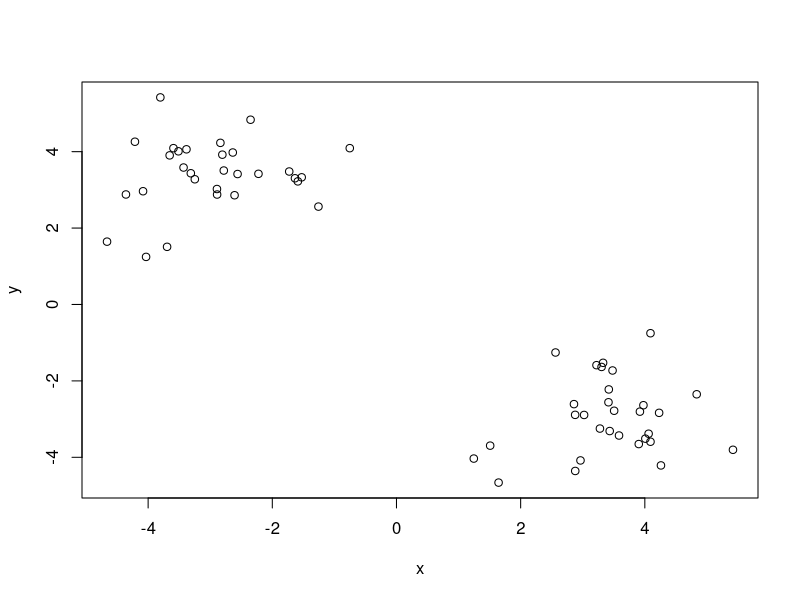
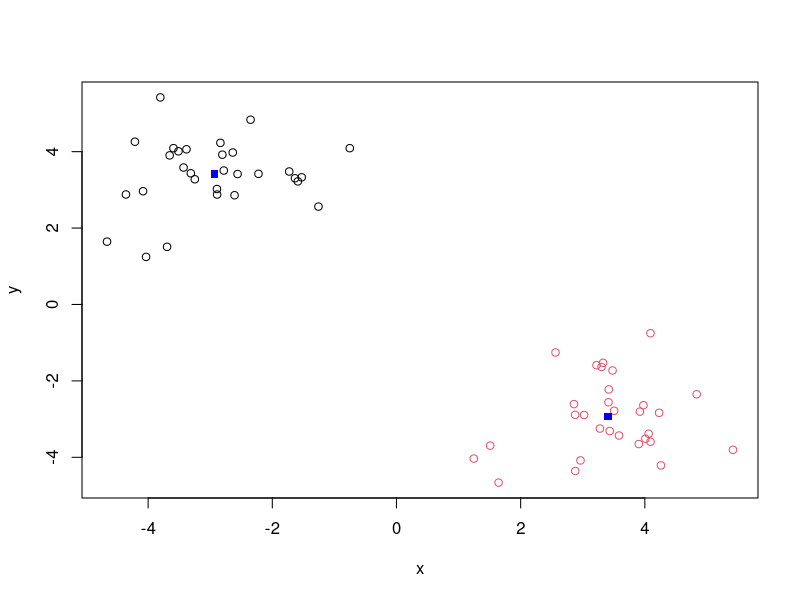
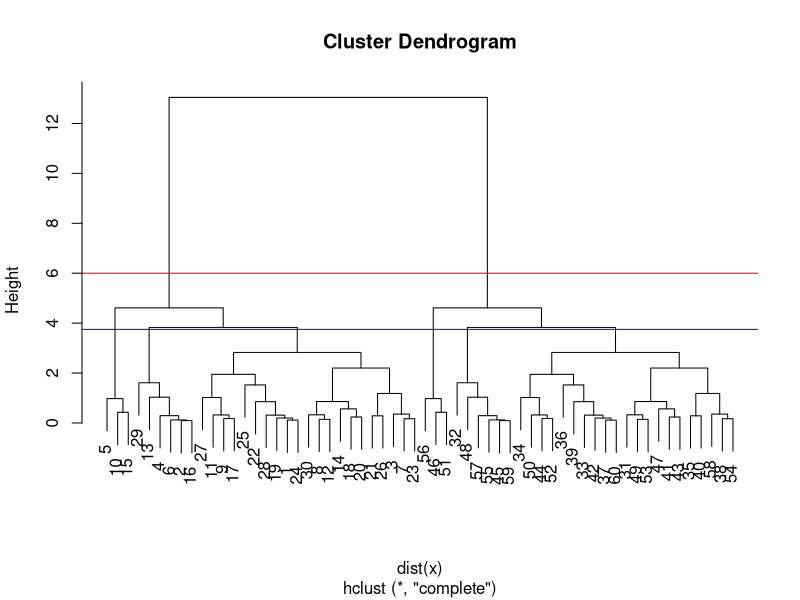
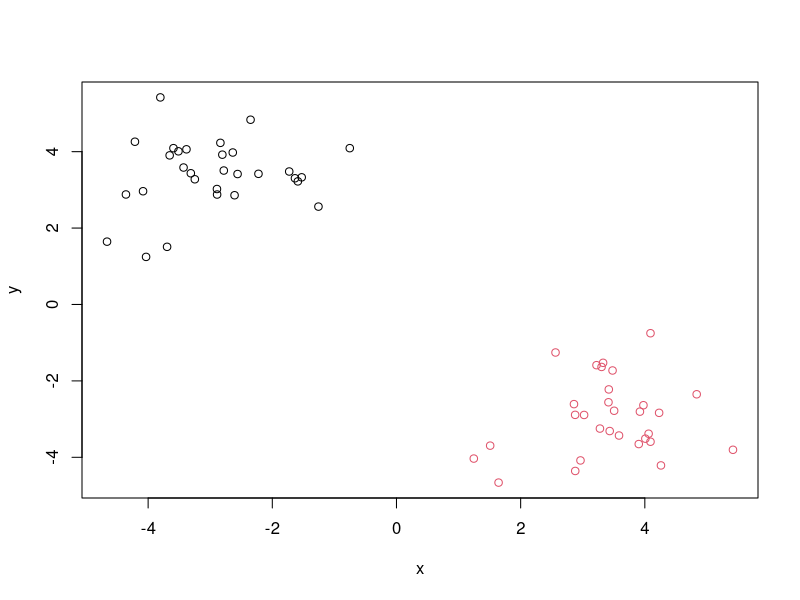
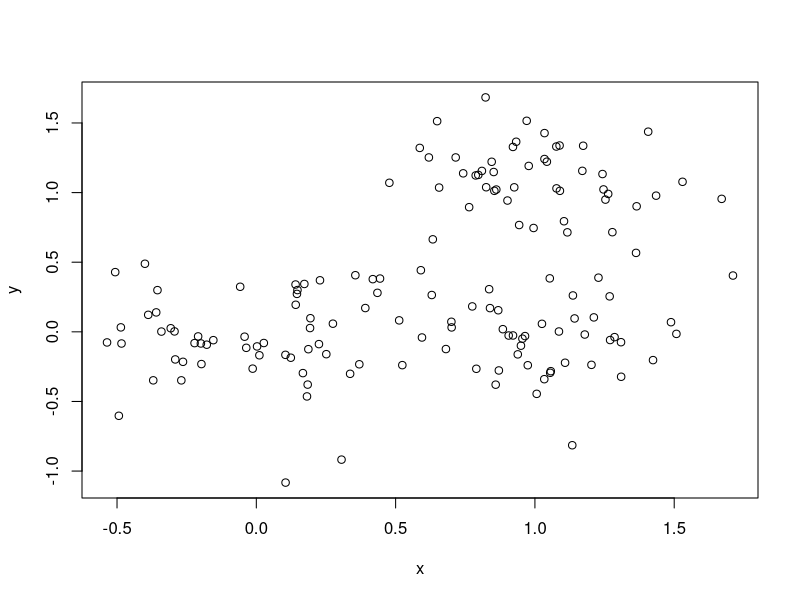
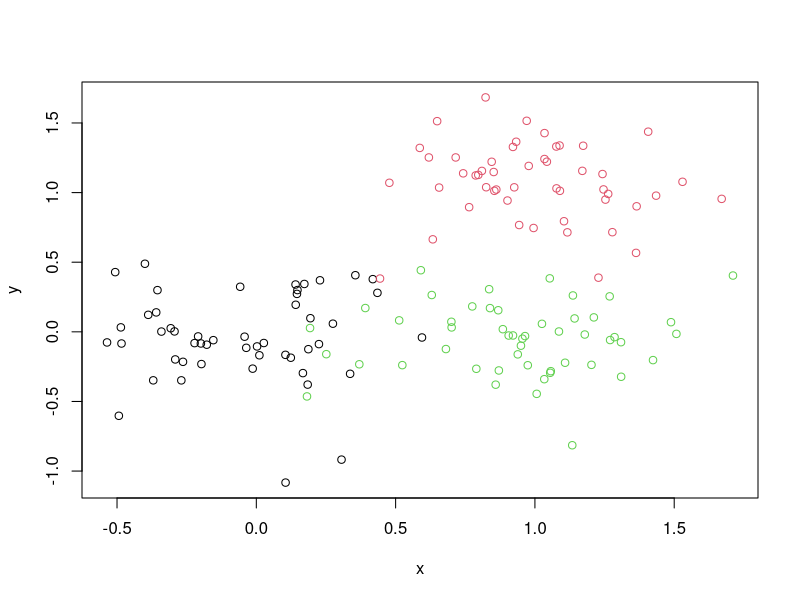
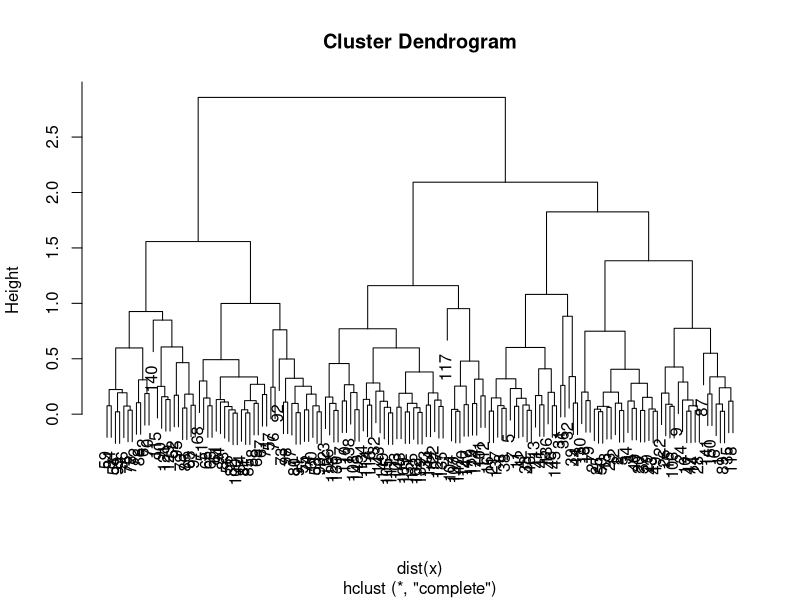
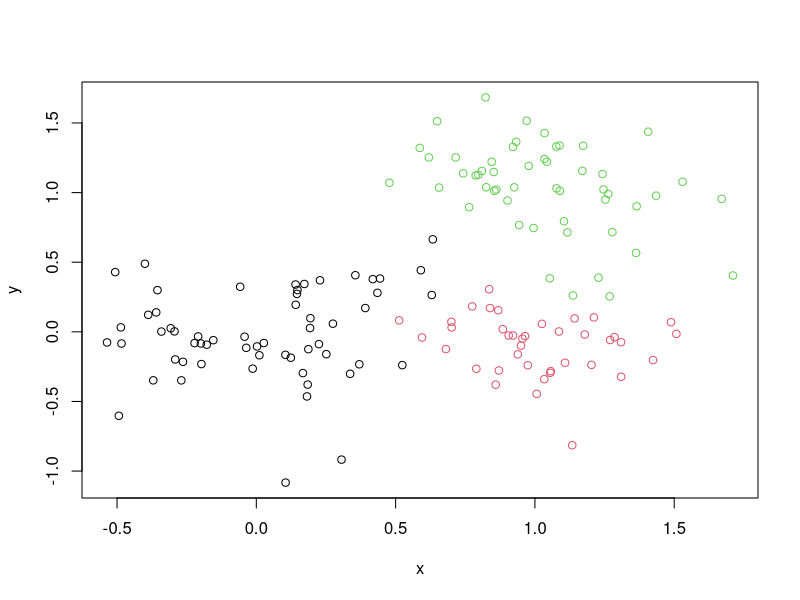

Source code (R) for these figures, in order:
## ---- chunk 1
knitr::opts_chunk$set(echo = TRUE)
## ---- chunk 2
#Generate some example data for clustering
tmp <- c(rnorm(30,-3), rnorm(30,3))
x <- cbind(x=tmp, y=rev(tmp))
  #cbind takes a vector and column-wise binds it
plot(x)
## ---- chunk 3
k <- kmeans(x, centers = 2, nstart = 20)
k
## ---- chunk 4
k$size
k$cluster
plot(x, col = k$cluster)
  #for col function, numbers are diff colors. So this prints each point at a color that depends on   its cluster alignment
#Now we can also add our center points to the plot:
points(k$centers, col = "blue", pch=15)
## ---- chunk 5
hc <- hclust(dist(x))
hc
  #printing hc is not very useful, like printing kmeans was
plot(hc)
  #this is more useful, gives a dendrogram. Note that it gives 2 main clusters all on its own,      without our direction to. This dendrogram comes directly from plotting distance between 2 points   like a soccer goal. The further the points, the higher the top of the goal has to be. These       clusters are those goals
  #you can draw a height line with abline(), and you can cut below a threshold with cutree()
abline(h=6, col="red")
abline(h=3.75, col="blue")
cutree(hc, h=3.75)
  #instead of trying to set a height, you can also just tell it to cut where k=a # of clusters
groups <- cutree(hc, k = 2)
plot(x, col=groups)
  #coloring by membership assigned by the cutting of the dendrogram into 2 groups
## ---- chunk 6
 # Step 1. Generate some example data for clustering
x <- rbind(
  matrix(rnorm(100, mean=0, sd = 0.3), ncol = 2),   # c1
  matrix(rnorm(100, mean = 1, sd = 0.3), ncol = 2), # c2
  matrix(c(rnorm(50, mean = 1, sd = 0.3),           # c3
           rnorm(50, mean = 0, sd = 0.3)), ncol = 2))
colnames(x) <- c("x", "y")
# Step 2. Plot the data without clustering
plot(x)
# Step 3. Generate colors for known clusters
#         (just so we can compare to hclust results)
col <- as.factor( rep(c("c1","c2","c3"), each=50) )
plot(x, col=col)
## ---- chunk 7
hc2 <- hclust(dist(x))
plot(hc2)
groups2 <- cutree(hc2, k = 3)
plot(x, col=groups2)
## ---- chunk 8
table(groups2)
  #note: we created 3 groups of 50, so many points are mis-clustered
table(col)
  #makes a table of the OG values
table(col, groups2)
  #makes a cross-ref table. Reads as: of c1, 35 are in cluster 1, 15 are in cluster 2, 0 in        cluster 3... 
